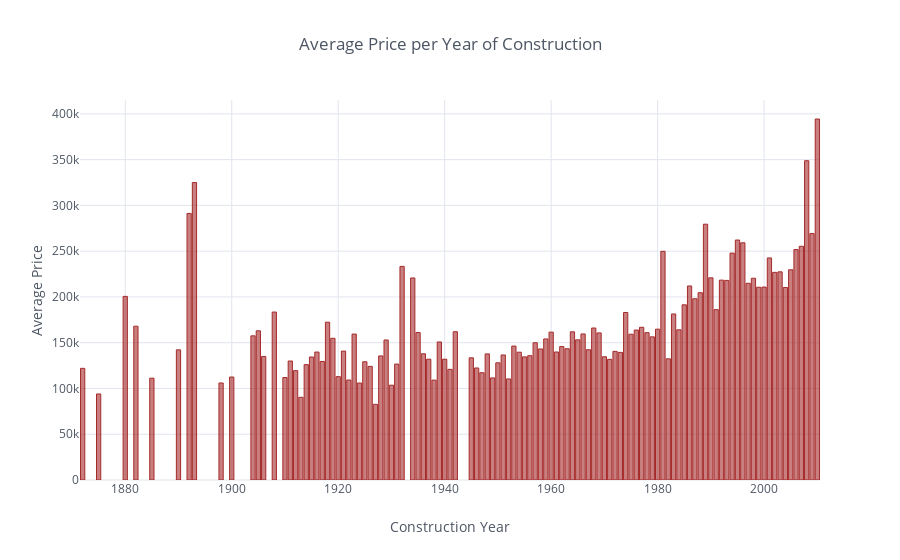
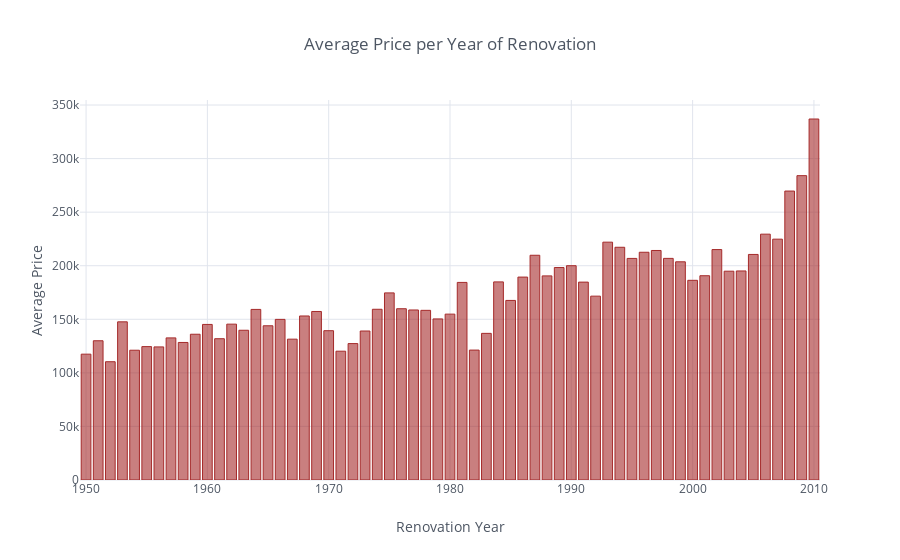

The cell these charts' notebook holds for them, in order:
### Code cell
age.iplot(kind='bar', mode='markers', x='YearBuilt', y='SalePrice', 
              xTitle='Construction Year', yTitle='Average Price', 
              title='Average Price per Year of Construction', color='brown')
reno.iplot(kind='bar', mode='markers', x='YearRemodAdd', y='SalePrice', 
              xTitle='Renovation Year', yTitle='Average Price', 
              title='Average Price per Year of Renovation', color='brown')
